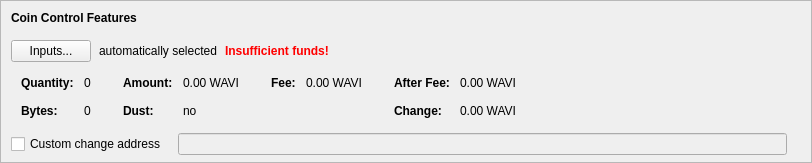
    <widget class="QFrame" name="frameCoinControl">
     <property name="sizePolicy">
      <sizepolicy hsizetype="Expanding" vsizetype="Expanding">
       <horstretch>0</horstretch>
       <verstretch>0</verstretch>
      </sizepolicy>
     </property>
     <property name="maximumSize">
      <size>
       <width>16777215</width>
       <height>16777215</height>
      </size>
     </property>
     <property name="frameShape">
      <enum>QFrame::StyledPanel</enum>
     </property>
     <property name="frameShadow">
      <enum>QFrame::Sunken</enum>
     </property>
     <layout class="QVBoxLayout" name="verticalLayoutCoinControl2">
      <property name="spacing">
       <number>0</number>
      </property>
      <property name="leftMargin">
       <number>0</number>
      </property>
      <property name="topMargin">
       <number>0</number>
      </property>
      <property name="rightMargin">
       <number>0</number>
      </property>
      <property name="bottomMargin">
       <number>6</number>
      </property>
      <item>
       <layout class="QVBoxLayout" name="verticalLayoutCoinControl" stretch="0,0,0,0,1">
        <property name="spacing">
         <number>0</number>
        </property>
        <property name="leftMargin">
         <number>10</number>
        </property>
        <property name="topMargin">
         <number>10</number>
        </property>
        <item>
         <layout class="QHBoxLayout" name="horizontalLayoutCoinControl1">
          <property name="bottomMargin">
           <number>15</number>
          </property>
          <item>
           <widget class="QLabel" name="labelCoinControlFeatures">
            <property name="sizePolicy">
             <sizepolicy hsizetype="Preferred" vsizetype="Maximum">
              <horstretch>0</horstretch>
              <verstretch>0</verstretch>
             </sizepolicy>
            </property>
            <property name="font">
             <font>
              <weight>75</weight>
              <bold>true</bold>
             </font>
            </property>
            <property name="styleSheet">
             <string notr="true">font-weight:bold;</string>
            </property>
            <property name="text">
             <string>Coin Control Features</string>
            </property>
           </widget>
          </item>
         </layout>
        </item>
        <item>
         <layout class="QHBoxLayout" name="horizontalLayoutCoinControl2" stretch="0,0,0,0">
          <property name="spacing">
           <number>8</number>
          </property>
          <property name="bottomMargin">
           <number>10</number>
          </property>
          <item>
           <widget class="QPushButton" name="pushButtonCoinControl">
            <property name="styleSheet">
             <string notr="true"/>
            </property>
            <property name="text">
             <string>Inputs...</string>
            </property>
            <property name="autoDefault">
             <bool>false</bool>
            </property>
           </widget>
          </item>
          <item>
           <widget class="QLabel" name="labelCoinControlAutomaticallySelected">
            <property name="text">
             <string>automatically selected</string>
            </property>
            <property name="margin">
             <number>5</number>
            </property>
           </widget>
          </item>
          <item>
           <widget class="QLabel" name="labelCoinControlInsuffFunds">
            <property name="font">
             <font>
              <weight>75</weight>
              <bold>true</bold>
             </font>
            </property>
            <property name="styleSheet">
             <string notr="true">color:red;font-weight:bold;</string>
            </property>
            <property name="text">
             <string>Insufficient funds!</string>
            </property>
            <property name="margin">
             <number>5</number>
            </property>
           </widget>
          </item>
          <item>
           <spacer name="horizontalSpacerCoinControl">
            <property name="orientation">
             <enum>Qt::Horizontal</enum>
            </property>
            <property name="sizeHint" stdset="0">
             <size>
              <width>40</width>
              <height>1</height>
             </size>
            </property>
           </spacer>
          </item>
         </layout>
        </item>
        <item>
         <widget class="QWidget" name="widgetCoinControl" native="true">
          <property name="sizePolicy">
           <sizepolicy hsizetype="Preferred" vsizetype="Preferred">
            <horstretch>0</horstretch>
            <verstretch>0</verstretch>
           </sizepolicy>
          </property>
          <property name="minimumSize">
           <size>
            <width>0</width>
            <height>0</height>
           </size>
          </property>
          <property name="styleSheet">
           <string notr="true"/>
          </property>
          <layout class="QHBoxLayout" name="horizontalLayoutCoinControl5">
           <property name="leftMargin">
            <number>0</number>
           </property>
           <property name="topMargin">
            <number>0</number>
           </property>
           <property name="rightMargin">
            <number>0</number>
           </property>
           <property name="bottomMargin">
            <number>0</number>
           </property>
           <item>
            <layout class="QHBoxLayout" name="horizontalLayoutCoinControl3" stretch="0,0,0,1">
             <property name="spacing">
              <number>20</number>
             </property>
             <property name="topMargin">
              <number>0</number>
             </property>
             <property name="bottomMargin">
              <number>10</number>
             </property>
             <item>
              <layout class="QFormLayout" name="formLayoutCoinControl1">
               <property name="horizontalSpacing">
                <number>10</number>
               </property>
               <property name="verticalSpacing">
                <number>14</number>
               </property>
               <property name="leftMargin">
                <number>10</number>
               </property>
               <property name="topMargin">
                <number>4</number>
               </property>
               <property name="rightMargin">
                <number>6</number>
               </property>
               <item row="0" column="0">
                <widget class="QLabel" name="labelCoinControlQuantityText">
                 <property name="font">
                  <font>
                   <weight>75</weight>
                   <bold>true</bold>
                  </font>
                 </property>
                 <property name="text">
                  <string>Quantity:</string>
                 </property>
                 <property name="margin">
                  <number>0</number>
                 </property>
                </widget>
               </item>
               <item row="0" column="1">
                <widget class="QLabel" name="labelCoinControlQuantity">
                 <property name="cursor">
                  <cursorShape>IBeamCursor</cursorShape>
                 </property>
                 <property name="contextMenuPolicy">
                  <enum>Qt::ActionsContextMenu</enum>
                 </property>
                 <property name="text">
                  <string notr="true">0</string>
                 </property>
                 <property name="margin">
                  <number>0</number>
                 </property>
                 <property name="textInteractionFlags">
                  <set>Qt::LinksAccessibleByMouse|Qt::TextSelectableByKeyboard|Qt::TextSelectableByMouse</set>
                 </property>
                </widget>
               </item>
               <item row="1" column="0">
                <widget class="QLabel" name="labelCoinControlBytesText">
                 <property name="font">
                  <font>
                   <weight>75</weight>
                   <bold>true</bold>
                  </font>
                 </property>
                 <property name="text">
                  <string>Bytes:</string>
                 </property>
                </widget>
               </item>
               <item row="1" column="1">
                <widget class="QLabel" name="labelCoinControlBytes">
                 <property name="cursor">
                  <cursorShape>IBeamCursor</cursorShape>
                 </property>
                 <property name="contextMenuPolicy">
                  <enum>Qt::ActionsContextMenu</enum>
                 </property>
                 <property name="text">
                  <string notr="true">0</string>
                 </property>
                 <property name="textInteractionFlags">
                  <set>Qt::LinksAccessibleByMouse|Qt::TextSelectableByKeyboard|Qt::TextSelectableByMouse</set>
                 </property>
                </widget>
               </item>
              </layout>
             </item>
             <item>
              <layout class="QFormLayout" name="formLayoutCoinControl2">
               <property name="horizontalSpacing">
                <number>10</number>
               </property>
               <property name="verticalSpacing">
                <number>14</number>
               </property>
               <property name="leftMargin">
                <number>6</number>
               </property>
               <property name="topMargin">
                <number>4</number>
               </property>
               <property name="rightMargin">
                <number>6</number>
               </property>
               <item row="0" column="0">
                <widget class="QLabel" name="labelCoinControlAmountText">
                 <property name="font">
                  <font>
                   <weight>75</weight>
                   <bold>true</bold>
                  </font>
                 </property>
                 <property name="text">
                  <string>Amount:</string>
                 </property>
                 <property name="margin">
                  <number>0</number>
                 </property>
                </widget>
               </item>
               <item row="0" column="1">
                <widget class="QLabel" name="labelCoinControlAmount">
                 <property name="cursor">
                  <cursorShape>IBeamCursor</cursorShape>
                 </property>
                 <property name="contextMenuPolicy">
                  <enum>Qt::ActionsContextMenu</enum>
                 </property>
                 <property name="text">
                  <string notr="true">0.00 WAVI</string>
                 </property>
                 <property name="textInteractionFlags">
                  <set>Qt::LinksAccessibleByMouse|Qt::TextSelectableByKeyboard|Qt::TextSelectableByMouse</set>
                 </property>
                </widget>
               </item>
               <item row="1" column="0">
                <widget class="QLabel" name="labelCoinControlLowOutputText">
                 <property name="font">
                  <font>
                   <weight>75</weight>
                   <bold>true</bold>
                  </font>
                 </property>
                 <property name="text">
                  <string>Dust:</string>
                 </property>
                </widget>
               </item>
               <item row="1" column="1">
                <widget class="QLabel" name="labelCoinControlLowOutput">
                 <property name="cursor">
                  <cursorShape>IBeamCursor</cursorShape>
                 </property>
                 <property name="contextMenuPolicy">
                  <enum>Qt::ActionsContextMenu</enum>
                 </property>
                 <property name="text">
                  <string notr="true">no</string>
                 </property>
                 <property name="textInteractionFlags">
                  <set>Qt::LinksAccessibleByMouse|Qt::TextSelectableByKeyboard|Qt::TextSelectableByMouse</set>
                 </property>
                </widget>
               </item>
              </layout>
             </item>
             <item>
              <layout class="QFormLayout" name="formLayoutCoinControl3">
               <property name="horizontalSpacing">
                <number>10</number>
               </property>
               <property name="verticalSpacing">
                <number>14</number>
               </property>
               <property name="leftMargin">
                <number>6</number>
               </property>
               <property name="topMargin">
                <number>4</number>
               </property>
               <property name="rightMargin">
                <number>6</number>
               </property>
               <item row="0" column="0">
                <widget class="QLabel" name="labelCoinControlFeeText">
                 <property name="font">
                  <font>
                   <weight>75</weight>
                   <bold>true</bold>
                  </font>
                 </property>
                 <property name="text">
                  <string>Fee:</string>
                 </property>
                 <property name="margin">
                  <number>0</number>
                 </property>
                </widget>
               </item>
               <item row="0" column="1">
                <widget class="QLabel" name="labelCoinControlFee">
                 <property name="cursor">
                  <cursorShape>IBeamCursor</cursorShape>
                 </property>
                 <property name="contextMenuPolicy">
                  <enum>Qt::ActionsContextMenu</enum>
                 </property>
                 <property name="text">
                  <string notr="true">0.00 WAVI</string>
                 </property>
                 <property name="textInteractionFlags">
                  <set>Qt::LinksAccessibleByMouse|Qt::TextSelectableByKeyboard|Qt::TextSelectableByMouse</set>
                 </property>
                </widget>
               </item>
             </layout>
             </item>
             <item>
              <layout class="QFormLayout" name="formLayoutCoinControl4">
               <property name="horizontalSpacing">
                <number>10</number>
               </property>
               <property name="verticalSpacing">
                <number>14</number>
               </property>
               <property name="leftMargin">
                <number>6</number>
               </property>
               <property name="topMargin">
                <number>4</number>
               </property>
               <property name="rightMargin">
                <number>6</number>
               </property>
               <item row="0" column="0">
                <widget class="QLabel" name="labelCoinControlAfterFeeText">
                 <property name="font">
                  <font>
                   <weight>75</weight>
                   <bold>true</bold>
                  </font>
                 </property>
                 <property name="text">
                  <string>After Fee:</string>
                 </property>
                 <property name="margin">
                  <number>0</number>
                 </property>
                </widget>
               </item>
               <item row="0" column="1">
                <widget class="QLabel" name="labelCoinControlAfterFee">
                 <property name="cursor">
                  <cursorShape>IBeamCursor</cursorShape>
                 </property>
                 <property name="contextMenuPolicy">
                  <enum>Qt::ActionsContextMenu</enum>
                 </property>
                 <property name="text">
                  <string notr="true">0.00 WAVI</string>
                 </property>
                 <property name="textInteractionFlags">
                  <set>Qt::LinksAccessibleByMouse|Qt::TextSelectableByKeyboard|Qt::TextSelectableByMouse</set>
                 </property>
                </widget>
               </item>
               <item row="1" column="0">
                <widget class="QLabel" name="labelCoinControlChangeText">
                 <property name="font">
                  <font>
                   <weight>75</weight>
                   <bold>true</bold>
                  </font>
                 </property>
                 <property name="text">
                  <string>Change:</string>
                 </property>
                </widget>
               </item>
               <item row="1" column="1">
                <widget class="QLabel" name="labelCoinControlChange">
                 <property name="cursor">
                  <cursorShape>IBeamCursor</cursorShape>
                 </property>
                 <property name="contextMenuPolicy">
                  <enum>Qt::ActionsContextMenu</enum>
                 </property>
                 <property name="text">
                  <string notr="true">0.00 WAVI</string>
                 </property>
                 <property name="textInteractionFlags">
                  <set>Qt::LinksAccessibleByMouse|Qt::TextSelectableByKeyboard|Qt::TextSelectableByMouse</set>
                 </property>
                </widget>
               </item>
              </layout>
             </item>
            </layout>
           </item>
          </layout>
         </widget>
        </item>
        <item>
         <layout class="QHBoxLayout" name="horizontalLayoutCoinControl4" stretch="0,0,0">
          <property name="spacing">
           <number>12</number>
          </property>
          <property name="sizeConstraint">
           <enum>QLayout::SetDefaultConstraint</enum>
          </property>
          <property name="topMargin">
           <number>5</number>
          </property>
          <property name="rightMargin">
           <number>5</number>
          </property>
          <item>
           <widget class="QCheckBox" name="checkBoxCoinControlChange">
            <property name="toolTip">
             <string>If this is activated, but the change address is empty or invalid, change will be sent to a newly generated address.</string>
            </property>
            <property name="text">
             <string>Custom change address</string>
            </property>
           </widget>
          </item>
          <item>
           <widget class="QValidatedLineEdit" name="lineEditCoinControlChange">
            <property name="enabled">
             <bool>false</bool>
            </property>
            <property name="sizePolicy">
             <sizepolicy hsizetype="Expanding" vsizetype="Fixed">
              <horstretch>0</horstretch>
              <verstretch>0</verstretch>
             </sizepolicy>
            </property>
           </widget>
          </item>
          <item>
           <widget class="QLabel" name="labelCoinControlChangeLabel">
            <property name="sizePolicy">
             <sizepolicy hsizetype="Preferred" vsizetype="Expanding">
              <horstretch>0</horstretch>
              <verstretch>0</verstretch>
             </sizepolicy>
            </property>
            <property name="minimumSize">
             <size>
              <width>0</width>
              <height>0</height>
             </size>
            </property>
            <property name="text">
             <string/>
            </property>
            <property name="margin">
             <number>3</number>
            </property>
           </widget>
          </item>
         </layout>
        </item>
        <item>
         <spacer name="verticalSpacerCoinControl">
          <property name="orientation">
           <enum>Qt::Vertical</enum>
          </property>
          <property name="sizeHint" stdset="0">
           <size>
            <width>800</width>
            <height>1</height>
           </size>
          </property>
         </spacer>
        </item>
       </layout>
      </item>
     </layout>
    </widget>
